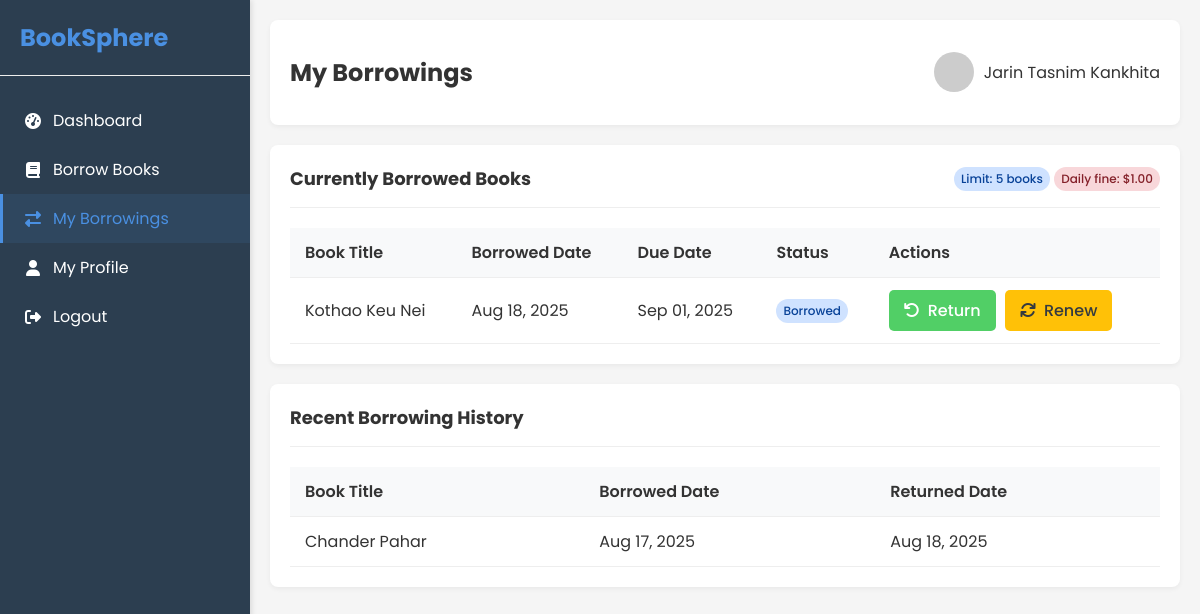
The page /my_borrowings.php (signed in) on the database its author committed.
### tables this page shows
CREATE TABLE `library_settings` (
  `setting_id` int(11) NOT NULL,
  `setting_name` varchar(50) NOT NULL,
  `setting_value` varchar(255) NOT NULL,
  `description` text DEFAULT NULL,
  `updated_at` timestamp NOT NULL DEFAULT current_timestamp() ON UPDATE current_timestamp()
);

CREATE TABLE `borrowings` (
  `borrowing_id` int(11) NOT NULL,
  `user_id` varchar(10) NOT NULL,
  `book_id` int(11) NOT NULL,
  `borrowed_date` date NOT NULL,
  `due_date` date NOT NULL,
  `return_date` date DEFAULT NULL,
  `status` enum('borrowed','returned','overdue') NOT NULL DEFAULT 'borrowed',
  `renewed_count` int(11) DEFAULT 0,
  `fine_amount` decimal(10,2) DEFAULT 0.00,
  `created_at` timestamp NOT NULL DEFAULT current_timestamp(),
  `updated_at` timestamp NOT NULL DEFAULT current_timestamp() ON UPDATE current_timestamp()
);

CREATE TABLE `books` (
  `book_id` int(11) NOT NULL,
  `title` varchar(255) NOT NULL,
  `author` varchar(100) NOT NULL,
  `isbn` varchar(20) DEFAULT NULL,
  `publisher` varchar(100) DEFAULT NULL,
  `publication_year` int(11) DEFAULT NULL,
  `category` varchar(50) DEFAULT NULL,
  `quantity` int(11) NOT NULL DEFAULT 1,
  `available_quantity` int(11) NOT NULL DEFAULT 1,
  `description` text DEFAULT NULL,
  `cover_image` varchar(255) DEFAULT NULL,
  `created_at` timestamp NOT NULL DEFAULT current_timestamp(),
  `updated_at` timestamp NOT NULL DEFAULT current_timestamp() ON UPDATE current_timestamp()
);

### my_borrowings.php (the view, shortened to what this page needs)
<?php
require_once 'db_connection.php';
$user_id = $_SESSION['user_id'];
try {
    $stmt = $conn->prepare("SELECT b.borrowing_id, b.book_id, bk.title,
                           b.borrowed_date, b.due_date, b.status, b.renewed_count,
                           DATEDIFF(b.due_date, CURDATE()) as days_remaining
                           FROM borrowings b
                           JOIN books bk ON b.book_id = bk.book_id
                           WHERE b.user_id = :user_id AND b.status = 'borrowed'
                           ORDER BY b.due_date ASC");
    $stmt->bindParam(':user_id', $user_id);
    $stmt->execute();
    $current_borrowings = $stmt->fetchAll(PDO::FETCH_ASSOC);
    $stmt = $conn->prepare("SELECT b.borrowing_id, b.book_id, bk.title,
                           b.borrowed_date, b.return_date, b.status
                           FROM borrowings b
                           JOIN books bk ON b.book_id = bk.book_id
                           WHERE b.user_id = :user_id AND b.status = 'returned'
                           ORDER BY b.return_date DESC
                           LIMIT 10");
    $stmt->bindParam(':user_id', $user_id);
    $stmt->execute();
    $borrowing_history = $stmt->fetchAll(PDO::FETCH_ASSOC);
    $stmt = $conn->query("SELECT setting_value FROM library_settings WHERE setting_name = 'max_borrow_limit'");
    $max_borrow_limit = (int)$stmt->fetchColumn();
    $stmt = $conn->query("SELECT setting_value FROM library_settings WHERE setting_name = 'daily_fine'");
    $daily_fine = (float)$stmt->fetchColumn();
} catch(PDOException $e) {
    $error = "Database error: " . $e->getMessage();
}
?>
<!DOCTYPE html>
<html lang="en">
<head>
    <link rel="stylesheet" href="https://cdnjs.cloudflare.com/ajax/libs/font-awesome/6.4.0/css/all.min.css">
</head>
<body>
    <div class="sidebar" id="sidebar">
        <div class="sidebar-header">
            <h2>BookSphere</h2>
        </div>
        <ul class="sidebar-menu">
            <li><a href="user_dashboard.php"><i class="fas fa-tachometer-alt"></i> Dashboard</a></li>
            <li><a href="borrow_books.php"><i class="fas fa-book"></i> Borrow Books</a></li>
            <li><a href="my_borrowings.php" class="active"><i class="fas fa-exchange-alt"></i> My Borrowings</a></li>
            <li><a href="profile.php"><i class="fas fa-user"></i> My Profile</a></li>
            <li><a href="logout.php"><i class="fas fa-sign-out-alt"></i> Logout</a></li>
        </ul>
    </div>
    <div class="main-content">
        <div class="header">
            <h2>My Borrowings</h2>
            <div class="user-info">
                <img src="https://ui-avatars.com/api/?name=<?php echo urlencode($_SESSION['full_name']); ?>&background=4a90e2&color=fff" alt="User">
                <span><?php echo htmlspecialchars($_SESSION['full_name']); ?></span>
            </div>
        </div>
        <div class="card">
            <div class="card-header">
                <h3 class="card-title">Currently Borrowed Books</h3>
                <div>
                    <span class="badge badge-primary">Limit: <?php echo $max_borrow_limit; ?> books</span>
                    <span class="badge badge-danger">Daily fine: $<?php echo number_format($daily_fine, 2); ?></span>
                </div>
            </div>
            <?php if (empty($current_borrowings)): ?>
                <div class="text-center" style="padding: 30px;">
                    <i class="fas fa-book-open" style="font-size: 50px; color: #ddd; margin-bottom: 15px;"></i>
                    <h3>No Books Borrowed</h3>
                    <p>You haven't borrowed any books yet.</p>
                    <a href="borrow_books.php" class="btn btn-primary">
                        <i class="fas fa-book"></i> Browse Books
                    </a>
                </div>
            <?php else: ?>
                <div class="table-responsive">
                    <table class="table">
                        <thead>
                            <tr>
                                <th>Book Title</th>
                                <th>Borrowed Date</th>
                                <th>Due Date</th>
                                <th>Status</th>
                                <th>Actions</th>
                            </tr>
                        </thead>
                        <tbody>
                            <?php foreach ($current_borrowings as $borrowing): ?>
                                <tr class="<?php echo $borrowing['days_remaining'] <= 3 && $borrowing['days_remaining'] > 0 ? 'due-soon' : ''; ?>
                                           <?php echo $borrowing['days_remaining'] < 0 ? 'overdue' : ''; ?>">
                                    <td><?php echo htmlspecialchars($borrowing['title']); ?></td>
                                    <td><?php echo date('M d, Y', strtotime($borrowing['borrowed_date'])); ?></td>
                                    <td>
                                        <?php echo date('M d, Y', strtotime($borrowing['due_date'])); ?>
                                    </td>
                                    <td>
                                        <span class="badge badge-primary">Borrowed</span>
                                    </td>
                                    <td class="action-buttons">
                                        <a href="my_borrowings.php?return=<?php echo $borrowing['borrowing_id']; ?>" class="btn btn-success btn-sm">
                                            <i class="fas fa-undo"></i> Return
                                        </a>
                                        <a href="my_borrowings.php?renew=<?php echo $borrowing['borrowing_id']; ?>" class="btn btn-warning btn-sm">
                                            <i class="fas fa-sync"></i> Renew
                                        </a>
                                    </td>
                                </tr>
                            <?php endforeach; ?>
                        </tbody>
                    </table>
                </div>
            <?php endif; ?>
        </div>
        <div class="card">
            <div class="card-header">
                <h3 class="card-title">Recent Borrowing History</h3>
            </div>
            <?php if (empty($borrowing_history)): ?>
                <div class="text-center" style="padding: 30px;">
                    <i class="fas fa-history" style="font-size: 50px; color: #ddd; margin-bottom: 15px;"></i>
                    <h3>No Borrowing History</h3>
                    <p>Your borrowing history will appear here.</p>
                </div>
            <?php else: ?>
                <div class="table-responsive">
                    <table class="table">
                        <thead>
                            <tr>
                                <th>Book Title</th>
                                <th>Borrowed Date</th>
                                <th>Returned Date</th>
                            </tr>
                        </thead>
                        <tbody>
                            <?php foreach ($borrowing_history as $history): ?>
                                <tr>
                                    <td><?php echo htmlspecialchars($history['title']); ?></td>
                                    <td><?php echo date('M d, Y', strtotime($history['borrowed_date'])); ?></td>
                                    <td><?php echo date('M d, Y', strtotime($history['return_date'])); ?></td>
                                </tr>
                            <?php endforeach; ?>
                        </tbody>
                    </table>
                </div>
            <?php endif; ?>
        </div>
    </div>
</body>
</html>

### my_borrowings.php (style rules this page uses)
:root { --primary-color: #4a90e2; --secondary-color: #50e3c2; --danger-color: #ff6b6b; --success-color: #51cf66; --warning-color: #ffc107; --dark-color: #343a40; --light-color: #f8f9fa; --sidebar-width: 250px; }
* { box-sizing: border-box; }
body { font-family: 'Poppins', sans-serif; margin: 0; padding: 0; background-color: #f5f5f5; color: #333; }
.sidebar { width: var(--sidebar-width); background: #2c3e50; color: #fff; height: 100vh; position: fixed; padding: 20px 0; box-shadow: 2px 0 5px rgba(0,0,0,0.1); }
.sidebar-header { padding: 0 20px 20px; border-bottom: 1px solid #eee; margin-bottom: 20px; }
.sidebar-header h2 { color: var(--primary-color); margin: 0; }
.sidebar-menu { list-style: none; padding: 0; margin: 0; }
.sidebar-menu li a { color: #fff; text-decoration: none; display: flex; align-items: center; padding: 12px 20px; transition: all 0.3s; border-left: 3px solid transparent; }
.sidebar-menu li a:hover, .sidebar-menu li a.active { background: rgba(74, 144, 226, 0.1); border-left: 3px solid var(--primary-color); color: var(--primary-color); }
.sidebar-menu i { margin-right: 10px; width: 20px; text-align: center; }
.main-content { margin-left: var(--sidebar-width); padding: 20px; }
.header { display: flex; justify-content: space-between; align-items: center; background: white; padding: 15px 20px; border-radius: 8px; box-shadow: 0 2px 5px rgba(0,0,0,0.05); margin-bottom: 20px; }
.user-info { display: flex; align-items: center; }
.user-info img { width: 40px; height: 40px; border-radius: 50%; margin-right: 10px; }
.card { background: white; border-radius: 8px; padding: 20px; box-shadow: 0 2px 5px rgba(0,0,0,0.05); margin-bottom: 20px; }
.card-header { display: flex; justify-content: space-between; align-items: center; margin-bottom: 20px; padding-bottom: 15px; border-bottom: 1px solid #eee; }
.card-title { margin: 0; font-size: 18px; }
.btn { display: inline-flex; align-items: center; padding: 8px 15px; border-radius: 5px; text-decoration: none; font-weight: 500; transition: all 0.3s; border: none; cursor: pointer; }
.btn-success { background-color: var(--success-color); color: white; }
.btn-warning { background-color: var(--warning-color); color: var(--dark-color); }
.btn i { margin-right: 8px; }
.table { width: 100%; border-collapse: collapse; }
.table th, .table td { padding: 12px 15px; text-align: left; border-bottom: 1px solid #eee; }
.table th { background-color: #f8f9fa; font-weight: 600; }
.badge { display: inline-block; padding: 3px 7px; border-radius: 20px; font-size: 12px; font-weight: 500; }
.badge-primary { background-color: #cfe2ff; color: #084298; }
.badge-danger { background-color: #f8d7da; color: #842029; }
.action-buttons a { margin-right: 5px; }

### rows shown on the page
library_settings: setting_value "5"
library_settings: setting_value "1.00"
borrowings: book.title "Kothao Keu Nei", borrowed_date "Aug 18, 2025", due_date "Sep 01, 2025"
borrowings: book.title "Chander Pahar", borrowed_date "Aug 17, 2025", return_date "Aug 18, 2025"

### other values the page prints
$_SESSION['full_name'] "Jarin Tasnim Kankhita"
